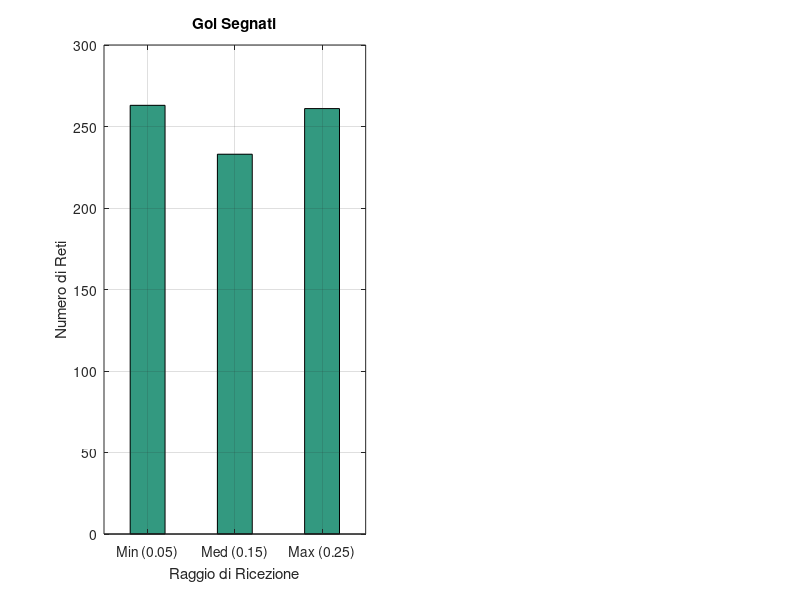

Recreate this plot in MATLAB. (Note: this script raises an error after producing the figure.)
clear; 
clc; 
close all;

% % -----------------------------------------------------------------
% % -----------------------------------------------------------------
% % GRAFICO CONFRONTO RAGGI GOL FATTI E SUBITI
% %-----------------------------------------------------------------
% %-----------------------------------------------------------------
% Dati aggregati dei tornei
raggi = [0.05, 0.15, 0.25];
nomi_raggi = {'Min (0.05)', 'Med (0.15)', 'Max (0.25)'};

gol_totali = [263, 233, 261];
autogol_totali = [25, 28, 25];

% Calcolo dei gol subiti regolarmente per la barra impilata (stacked)
gol_regolari = gol_totali - autogol_totali;
dati_stack = [gol_regolari', autogol_totali'];

% Creazione della figura
figure('Name', 'Analisi Semplificata Raggi', 'Position', [200, 200, 800, 400]);

% --- SUBPLOT 1: GOL SEGNATI ---
subplot(1, 2, 1);
b1 = bar(raggi, gol_totali, 0.4, 'FaceColor', [0.2 0.6 0.5]);
set(gca, 'XTick', raggi, 'XTickLabel', nomi_raggi);
xlabel('Raggio di Ricezione');
ylabel('Numero di Reti');
title('Gol Segnati');
ylim([0, 300]); % Margine in alto
grid on;

% Numeri sopra le barre (Subplot 1)
text(b1.XEndPoints, b1.YEndPoints, string(b1.YData), ...
    'HorizontalAlignment', 'center', 'VerticalAlignment', 'bottom', ...
    'FontWeight', 'bold', 'FontSize', 11);

% --- SUBPLOT 2: GOL SUBITI (STACKED) ---
subplot(1, 2, 2);
b2 = bar(raggi, dati_stack, 0.4, 'stacked');
b2(1).FaceColor = [0.6 0.6 0.6]; % Grigio per i gol subiti dagli avversari
b2(2).FaceColor = [0.8 0.2 0.2]; % Rosso intenso per evidenziare gli autogol

set(gca, 'XTick', raggi, 'XTickLabel', nomi_raggi);
xlabel('Raggio di Ricezione');
title('Gol Subiti');
ylim([0, 300]); % Allineo l'asse Y con il primo grafico
grid on;
legend('Gol subiti regolari', 'Autogol', 'Location', 'northwest');

% Etichette di testo personalizzate per la barra Stacked
for i = 1:length(raggi)
    % Testo per il totale in cima alla barra
    text(raggi(i), gol_totali(i), string(gol_totali(i)), ...
        'HorizontalAlignment', 'center', 'VerticalAlignment', 'bottom', ...
        'FontWeight', 'bold', 'FontSize', 11);
        
    % Testo specifico per il numero di autogol, centrato nella porzione rossa
    y_center_autogol = gol_regolari(i) + (autogol_totali(i) / 2);
    text(raggi(i), y_center_autogol, string(autogol_totali(i)), ...
        'HorizontalAlignment', 'center', 'VerticalAlignment', 'middle', ...
        'FontWeight', 'bold', 'Color', 'white', 'FontSize', 10);
end




clear; 
clc; 
% % -----------------------------------------------------------------
% % -----------------------------------------------------------------
% % GRAFICO CONFRONTO RAGGI GOL FATTI E SUBITI
% %-----------------------------------------------------------------
% %-----------------------------------------------------------------
stanchezza = 0:5:50;
DR_Team1 = [-2, 11, -7, -5, -11, -13, -3, -24, -24, -7, -14];

% =========================================================================
% --- CREAZIONE DEL GRAFICO MISTO CORRETTO ---
% =========================================================================
figure('Name', 'Analisi Decadimento: Differenza Reti', 'Position', [150, 150, 900, 500]);
hold on; grid on;

% 1. Preparazione vettori con NaN per mantenere la spaziatura di MATLAB
DR_pos = DR_Team1;
DR_pos(DR_pos < 0) = NaN; % Lascia solo i positivi, il resto è "vuoto"

DR_neg = DR_Team1;
DR_neg(DR_neg >= 0) = NaN; % Lascia solo i negativi, il resto è "vuoto"

% Disegno le barre: larghezza 0.6 garantisce che siano snelle e separate
bar(stanchezza, DR_pos, 0.6, 'FaceColor', [0.2 0.6 0.3], 'DisplayName', 'DR Positiva');
bar(stanchezza, DR_neg, 0.6, 'FaceColor', [0.8 0.2 0.2], 'DisplayName', 'DR Negativa');

% 2. Calcolo e disegno la curva di tendenza (Trendline stile "finanziario")
p = polyfit(stanchezza, DR_Team1, 3);
x_trend = linspace(min(stanchezza), max(stanchezza), 100);
y_trend = polyval(p, x_trend);

% Disegno la curva arancione spessa e visibile
plot(x_trend, y_trend, '-.', 'Color', [1 0.6 0], 'LineWidth', 3.5, 'DisplayName', 'Trend');

% 3. Linea di riferimento orizzontale per la parità (DR = 0)
yline(0, 'k--', 'LineWidth', 1.5, 'DisplayName', 'Linea di Parità');

% =========================================================================
% --- DETTAGLI ESTETICI E FORMATTAZIONE ---
% =========================================================================
xticks(stanchezza);
xticklabels(strcat(string(stanchezza), '%'));

xlabel('Stanchezza Team 1', 'FontWeight', 'bold');
ylabel('Differenza Reti (DR)', 'FontWeight', 'bold');
title('Impatto della Stanchezza sul Rendimento');

ylim([min(DR_Team1)-5, max(DR_Team1)+5]);
legend('Location', 'southwest');




clear; 
clc; 
% % -----------------------------------------------------------------
% % -----------------------------------------------------------------
% % GRAFICI DATI CAMPIONATO
% %-----------------------------------------------------------------
% %-----------------------------------------------------------------
% =========================================================================
% --- 1. PREPARAZIONE DATI ---
% =========================================================================
tattiche_pti = {'ULTRA DIFENSIVO', 'EQUILIBRATO', 'DIFENSIVO', 'OFFENSIVO', 'ULTRA OFFENSIVO'};
punti = [169, 145, 143, 75, 48];

tattiche_vittorie = {'ULTRA DIFENSIVO', 'DIFENSIVO', 'EQUILIBRATO', 'OFFENSIVO', 'ULTRA OFFENSIVO'};
tornei_vinti = [5, 3, 2, 0, 0];

tattiche_gf = {'DIFENSIVO', 'ULTRA DIFENSIVO', 'EQUILIBRATO', 'OFFENSIVO', 'ULTRA OFFENSIVO'};
gf = [393, 392, 378, 320, 267];

tattiche_gs = {'ULTRA OFFENSIVO', 'OFFENSIVO', 'EQUILIBRATO', 'DIFENSIVO', 'ULTRA DIFENSIVO'};
gs_totali = [431, 404, 345, 313, 257];
ag_totali = [33, 29, 32, 33, 49];
gs_regolari = gs_totali - ag_totali;

% Colori per i gradienti (dal verde al rosso)
colori_gradiente = [
    0.0 0.8 0.0; % Verde acceso
    0.3 0.6 0.0; % Verde oliva
    0.6 0.5 0.0; % Marrone dorato
    0.8 0.2 0.0; % Rosso scuro/Arancio
    0.9 0.0 0.0  % Rosso acceso
];

% =========================================================================
% --- FIGURA 1: PUNTI TOTALI ---
% =========================================================================
figure('Name', 'Punti Totali', 'Position', [100, 100, 900, 500], 'Color', 'w');
b1 = bar(punti, 'FaceColor', 'flat', 'EdgeColor', 'k', 'LineWidth', 1);

% Gradiente da blu scuro a giallo/arancio
b1.CData(1,:) = [0.2 0.1 0.6]; 
b1.CData(2,:) = [0.2 0.3 0.9]; 
b1.CData(3,:) = [0.1 0.7 0.7]; 
b1.CData(4,:) = [0.9 0.7 0.2]; 
b1.CData(5,:) = [1.0 0.9 0.1]; 

set(gca, 'XTickLabel', tattiche_pti, 'FontSize', 11, 'GridLineStyle', ':');
xtickangle(45);
ylabel('Punti Totali Cumulati', 'FontWeight', 'bold');
title('Classifica Assoluta Globale - Somma dei 10 Campionati', 'FontWeight', 'bold', 'FontSize', 14);
grid on;
box on;

text(1:5, punti, string(punti), 'HorizontalAlignment', 'center', ...
    'VerticalAlignment', 'bottom', 'FontWeight', 'bold', 'FontSize', 11);
ylim([0 max(punti)+30]);

% =========================================================================
% --- FIGURA 2: TORNEI VINTI ---
% =========================================================================
figure('Name', 'Tornei Vinti', 'Position', [150, 150, 900, 500], 'Color', 'w');
b2 = bar(tornei_vinti, 'FaceColor', [1.0 0.75 0.0], 'EdgeColor', 'k', 'LineWidth', 1); % Giallo/Arancio

set(gca, 'XTickLabel', tattiche_vittorie, 'FontSize', 11, 'GridLineStyle', ':');
xtickangle(45);
ylabel('Numero di Campionati Vinti', 'FontWeight', 'bold');
title('Palmarès: Titoli Vinti su 10 Stagioni', 'FontWeight', 'bold', 'FontSize', 14);
grid on;
box on;

text(1:5, tornei_vinti, string(tornei_vinti), 'HorizontalAlignment', 'center', ...
    'VerticalAlignment', 'bottom', 'FontWeight', 'bold', 'FontSize', 11);
ylim([0 6]);

% =========================================================================
% --- FIGURA 3: GOL FATTI ---
% =========================================================================
figure('Name', 'Gol Fatti', 'Position', [200, 200, 900, 500], 'Color', 'w');
b3 = barh(gf, 'FaceColor', 'flat', 'EdgeColor', 'k', 'LineWidth', 1);
b3.CData = colori_gradiente;

set(gca, 'YTickLabel', tattiche_gf, 'FontSize', 11, 'GridLineStyle', ':');
set(gca, 'YDir', 'reverse'); % Il più alto in cima
xlabel('Numero Totale di Gol Fatti (GF)', 'FontWeight', 'bold');
title('Potenza Offensiva: Gol Realizzati in 10 Stagioni', 'FontWeight', 'bold', 'FontSize', 14);
grid on;
box on;

for i = 1:5
    text(gf(i) + 5, i, string(gf(i)), 'HorizontalAlignment', 'left', ...
        'VerticalAlignment', 'middle', 'FontWeight', 'bold', 'FontSize', 11);
end
xlim([0 max(gf)+50]);

% =========================================================================
% --- FIGURA 4: GOL SUBITI (STACKED CON AUTOGOL) ---
% =========================================================================
figure('Name', 'Gol Subiti', 'Position', [250, 250, 900, 500], 'Color', 'w');
dati_stack_gs = [gs_regolari', ag_totali'];
b4 = barh(dati_stack_gs, 'stacked', 'EdgeColor', 'k', 'LineWidth', 1);

b4(1).FaceColor = 'flat';
% INVERSIONE COLORI: Usiamo flipud() per ribaltare l'ordine del gradiente (Rosso in alto, Verde in basso)
b4(1).CData = flipud(colori_gradiente); 
b4(2).FaceColor = [0.1 0.1 0.1]; % Grigio molto scuro/Nero per gli autogol

set(gca, 'YTickLabel', tattiche_gs, 'FontSize', 11, 'GridLineStyle', ':');
set(gca, 'YDir', 'reverse');
xlabel('Numero Totale di Gol Subiti (GS)', 'FontWeight', 'bold');
title('Solidità Difensiva: Gol Subiti in 10 Stagioni (incluso Autogol)', 'FontWeight', 'bold', 'FontSize', 14);
legend('Gol Subiti Avversari', 'Autogol', 'Location', 'southeast');
grid on;
box on;

for i = 1:5
    text(gs_totali(i) + 5, i, string(gs_totali(i)), 'HorizontalAlignment', 'left', ...
        'VerticalAlignment', 'middle', 'FontWeight', 'bold', 'FontSize', 11);
        
    x_center_ag = gs_regolari(i) + (ag_totali(i) / 2);
    text(x_center_ag, i, string(ag_totali(i)), 'HorizontalAlignment', 'center', ...
        'VerticalAlignment', 'middle', 'Color', 'white', 'FontWeight', 'bold', 'FontSize', 9);
end
xlim([0 max(gs_totali)+60]);




clear; 
clc; 
% % -----------------------------------------------------------------
% % -----------------------------------------------------------------
% % MATCH UP
% %-----------------------------------------------------------------
% %-----------------------------------------------------------------
% =========================================================================
% --- DATI: WIN RATE % SCONTRI DIRETTI ---
% =========================================================================
% Nomi delle tattiche 
tattiche = {'ULTRA DIFENSIVO', 'DIFENSIVO', 'EQUILIBRATO', 'OFFENSIVO', 'ULTRA OFFENSIVO'};

% Matrice Win-Rate % calcolata sui 20 scontri diretti per coppia
% Riga: Agente Analizzato, Colonna: Avversario Affrontato
% Formula: (Numero Vittorie / 20) * 100
WR = [
    NaN, 50,  55,  75,  90;  % ULTRA DIFENSIVO
    40,  NaN, 45,  75,  60;  % DIFENSIVO
    35,  40,  NaN, 75,  80;  % EQUILIBRATO
    20,  15,  20,  NaN, 60;  % OFFENSIVO
    0,   20,  15,  30,  NaN  % ULTRA OFFENSIVO
];

% =========================================================================
% --- FIGURA: HEATMAP STILE "IMAGESC" ---
% =========================================================================
figure('Name', 'Heatmap Win Rate', 'Position', [200, 200, 900, 600], 'Color', 'w');

% imagesc gestisce la matrice come un'immagine, non bloccando mai la UI
% Impostiamo AlphaData per rendere trasparenti i NaN (che mostreranno lo sfondo dell'asse)
imagesc(WR, 'AlphaData', ~isnan(WR));

% Impostiamo lo sfondo dell'asse su nero, così la diagonale principale risulta nera
set(gca, 'Color', 'k'); 

% Creazione della Colormap personalizzata (Arancio -> Beige -> Verde)
c1 = [0.8 0.3 0.1];  % Arancio scuro (0%)
c2 = [0.9 0.85 0.5]; % Beige/Giallino (50%)
c3 = [0.3 0.5 0.2];  % Verde scuro (100%)
n = 128;
cmap = [
    linspace(c1(1), c2(1), n)', linspace(c1(2), c2(2), n)', linspace(c1(3), c2(3), n)';
    linspace(c2(1), c3(1), n)', linspace(c2(2), c3(2), n)', linspace(c2(3), c3(3), n)'
];
colormap(cmap);

% Applicazione della saturazione tramite il valore ottimale per le matrici
valore_ottimale_matrici = 0.8;
clim([0, 100 * valore_ottimale_matrici]); % Equivalente a clim([0, 80])

% Aggiunta della Colorbar
cb = colorbar;
cb.Label.String = 'Win Rate (%)';
cb.Label.FontWeight = 'bold';
cb.Label.FontSize = 11;
cb.Ticks = 0:10:100;

% Setup di Assi e Etichette
xticks(1:5);
yticks(1:5);
xticklabels(tattiche);
yticklabels(tattiche);
xtickangle(45);

xlabel('Avversario (Chi subisce l''azione)', 'FontWeight', 'bold', 'FontSize', 12);
ylabel('Agente Analizzato (Chi compie l''azione)', 'FontWeight', 'bold', 'FontSize', 12);
title('Tabella Matchup (Win-Rate %)', 'FontWeight', 'bold', 'FontSize', 14);

% Scrittura dinamica delle percentuali all'interno delle celle
for i = 1:5
    for j = 1:5
        if ~isnan(WR(i,j))
            % Modifico il colore del testo per garantire leggibilità 
            % (Bianco sui colori scuri agli estremi, Nero sui colori chiari centrali)
            if WR(i,j) < 25 || WR(i,j) > 65
                txtColor = 'w';
            else
                txtColor = 'k';
            end
            
            text(j, i, sprintf('%d%%', WR(i,j)), ...
                'HorizontalAlignment', 'center', ...
                'VerticalAlignment', 'middle', ...
                'FontWeight', 'bold', ...
                'FontSize', 11, ...
                'Color', txtColor);
        end
    end
end
